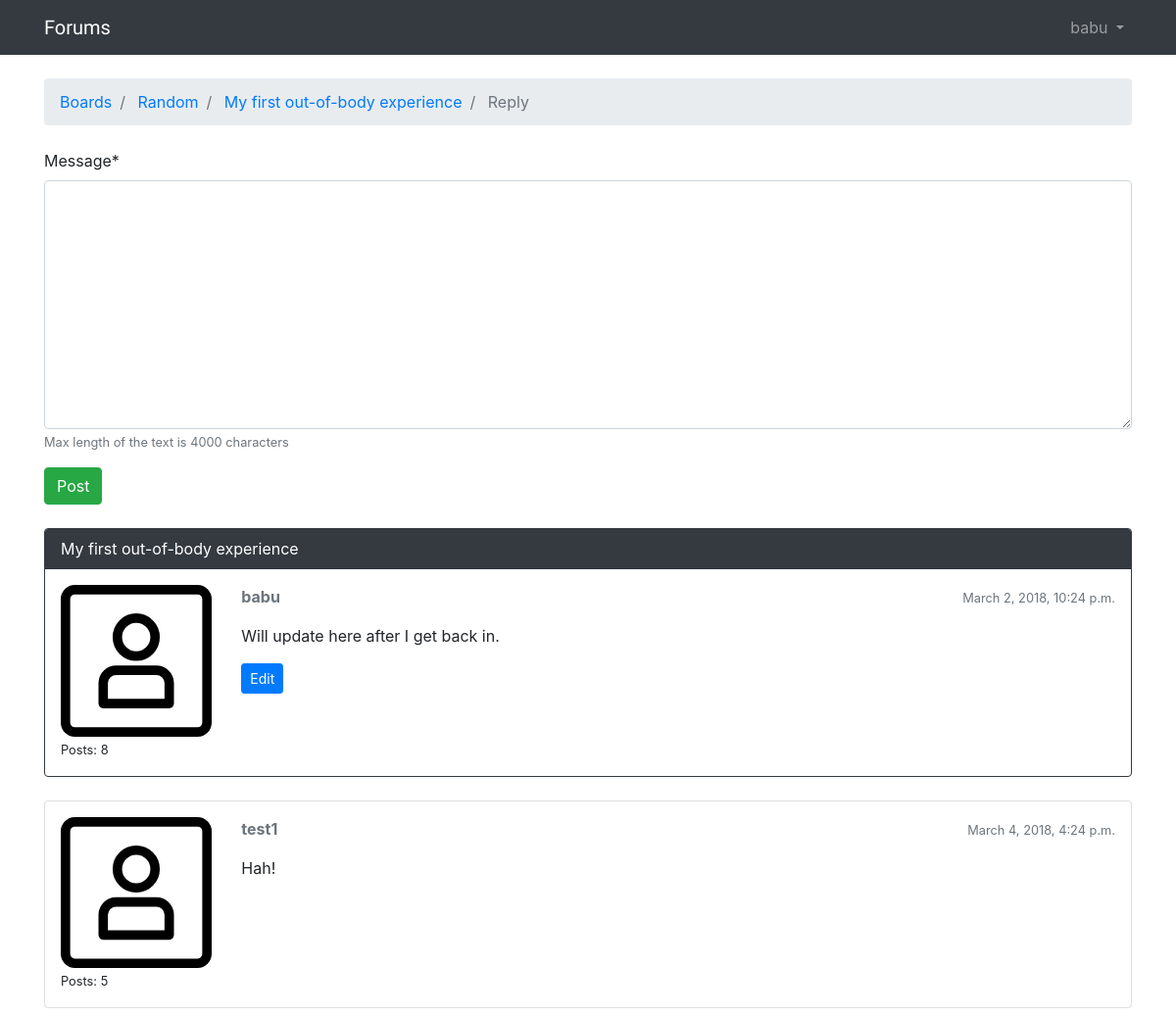
/boards/3/6/reply/ (signed in), run on an earlier commit of the app's database.
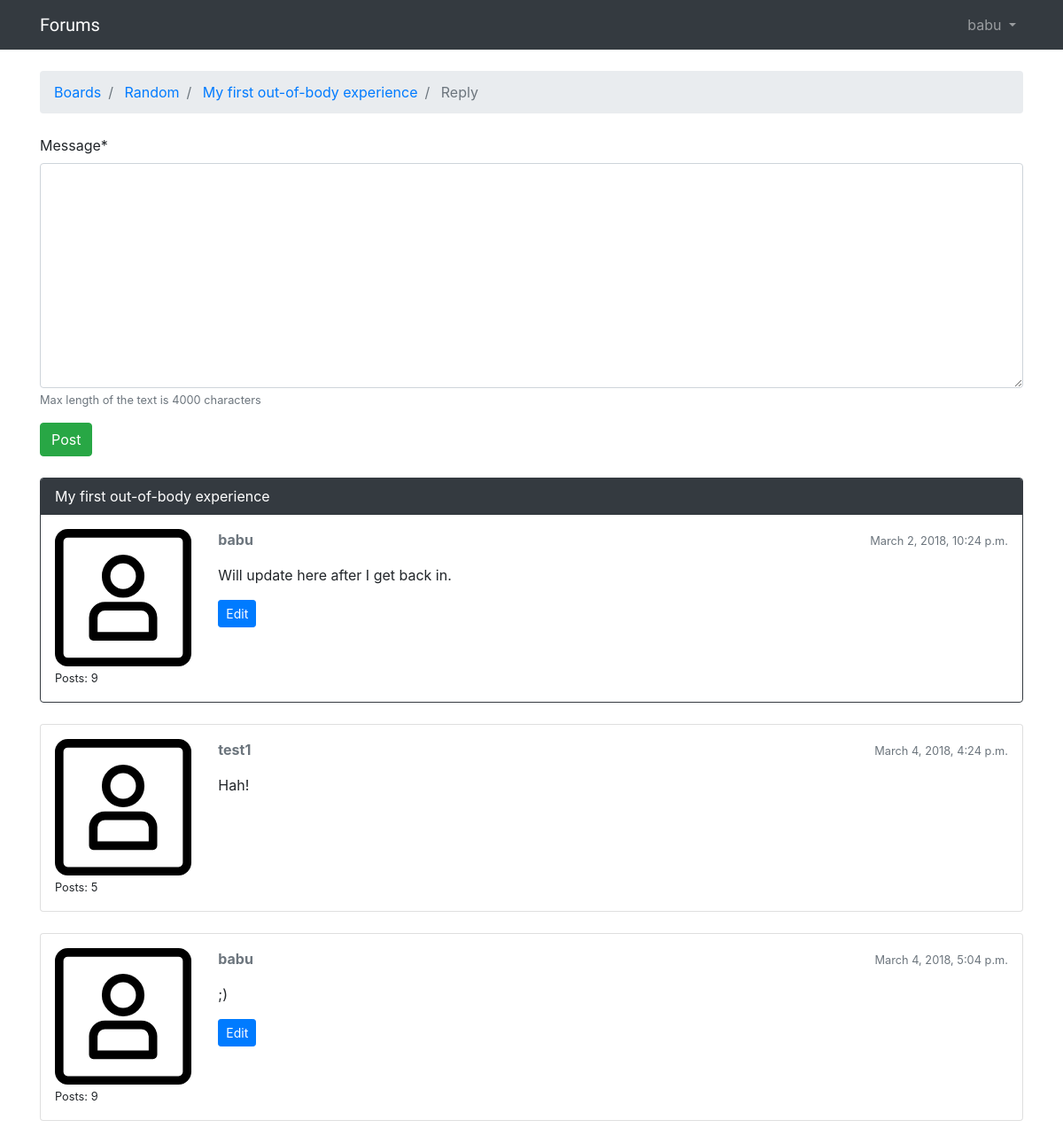
And on a later commit of the database.
### users/models.py (models this page shows)
class CustomUser(AbstractUser):
    objects = CustomUserManager()

### forums/models.py (models this page shows, shortened)
class Topic(models.Model):
    subject = models.CharField(max_length=256)
    last_updated = models.DateTimeField(auto_now_add=True)
    board = models.ForeignKey(
        Board,
        on_delete=models.CASCADE,
        related_name='topics',
    )
    starter = models.ForeignKey(
        settings.AUTH_USER_MODEL,
        on_delete=models.CASCADE,
        related_name='topics',
    )
    views = models.PositiveIntegerField(default=0)
    def get_absolute_url(self):
        return reverse('topic_posts', kwargs={
            'pk': self.board.pk,
            'topic_pk': self.pk
        })

class Board(models.Model):
    name = models.CharField(max_length=30, unique=True)
    description = models.CharField(max_length=100)

class Post(models.Model):
    message = models.TextField(max_length=4000)
    topic = models.ForeignKey(
        Topic,
        on_delete=models.CASCADE,
        related_name='posts',
    )
    created_at = models.DateTimeField(auto_now_add=True)
    updated_at = models.DateTimeField(null=True)
    created_by = models.ForeignKey(
        settings.AUTH_USER_MODEL,
        on_delete=models.CASCADE,
        related_name='posts',
    )
    updated_by = models.ForeignKey(
        settings.AUTH_USER_MODEL,
        on_delete=models.CASCADE,
        null=True,
        related_name='+',
    )

### forums/views.py (the view)
# urls.py: path('boards/<int:pk>/<int:topic_pk>/reply/', views.reply_topic, name='reply_topic'),
@login_required
def reply_topic(request, pk, topic_pk):
    topic = get_object_or_404(Topic, board__pk=pk, pk=topic_pk)
    if request.method == 'POST':
        form = PostForm(request.POST)
        if form.is_valid():
            post = form.save(commit=False)
            post.topic = topic
            post.created_by = request.user
            post.save()
            return redirect('topic_posts', pk=pk, topic_pk=topic_pk)
    else:
        form = PostForm()
    context = {'topic': topic, 'form': form}
    return render(request, 'reply_topic.html', context)

### forums/forms.py
class PostForm(forms.ModelForm):
    class Meta:
        model = Post
        fields = ['message', ]
        help_texts = {'message': 'Max length of the text is 4000 characters'}

### templates/reply_topic.html (shortened to what this page needs)
{% extends 'base.html' %}
{% block breadcrumb %}
<li class="breadcrumb-item">
    <a href="{% url 'home' %}">Boards</a>
</li>
<li class="breadcrumb-item">
    <a href="{% url 'board_topics' topic.board.pk %}">
        {{ topic.board.name }}
    </a>
</li>
<li class="breadcrumb-item">
    <a href="{{ topic.get_absolute_url }}">
        {{ topic.subject }}
    </a>
</li>
<li class="breadcrumb-item active">
    Reply
</li>
{% endblock %}
{% block content %}
{% load crispy_forms_tags %}
<form method="post" novalidate>
    {{ form|crispy }}
    <button type="submit" class="btn btn-success">Post</button>
</form>
{% include 'includes/all_topic_posts.html' %}
{% endblock %}

### templates/base.html (shortened to what this page needs)
<!doctype html>
<html lang="en">
<head>
    <link rel="stylesheet" href="https://maxcdn.bootstrapcdn.com/bootstrap/4.0.0/css/bootstrap.min.css"
>
    {% load static %}
    <link rel="stylesheet" href="{% static 'css/base.css' %}">
</head>
<body>
{% block body %}
<nav class="navbar navbar-expand-sm navbar-dark bg-dark">
    <div class="container">
        <a class="navbar-brand" href="{% url 'home' %}">
            Forums
        </a>
        <div class="collapse navbar-collapse" id="navbarSupportedContent">
            {% if user.is_authenticated %}
                <ul class="navbar-nav ml-auto">
                    <li class="nav-item dropdown">
                        <a class="nav-link dropdown-toggle" href="" id="userMenu" role="button"
                           data-toggle="dropdown" aria-haspopup="true" aria-expanded="false">
                            {{ user.username }}
                        </a>
                    </li>
                </ul>
            {% else %}
                <form class="form-inline ml-auto">
                    <a class="btn btn-outline-primary" href="{% url 'login' %}">Login</a>
                    <a class="btn btn-primary ml-2" href="{% url 'signup' %}">Signup</a>
                </form>
            {% endif %}
        </div>
    </div>
</nav>
<div class="container">
    <ol class="breadcrumb my-4">
        {% block breadcrumb %}
        {% endblock %}
    </ol>
    {% block content %}
    {% endblock %}
</div>
{% endblock body %}
</body>
</html>

### templates/includes/all_topic_posts.html
{% load static %}
{% for post in topic.posts.all %}
<div class="card mb-2 mt-4 {% if forloop.first %}border-dark{% endif %}">
    {% if forloop.first %}
        <div class="card-header text-white bg-dark py-2 px-3">
            {{ topic.subject }}
        </div>
    {% endif %}
    <div class="card-body p-3">
        <div class="row">
            <div class="col-2">
                <img src="{% static 'img/avatar.svg' %}" alt="{{ post.created_by.username }}" class="w-100">
                <small>Posts: {{ post.created_by.posts.count }}</small>
            </div>
            <div class="col-10">
                <div class="row mb-3">
                    <div class="col-6">
                        <strong class="text-muted">{{ post.created_by.username }}</strong>
                    </div>
                    <div class="col-6 text-right">
                        <small class="text-muted">{{ post.created_at }}</small>
                    </div>
                </div>
                <p>{{ post.message }}</p>
                {% if post.created_by == user %}
                    <div class="mt-3">
                        <a href="#" class="btn btn-primary btn-sm" role="button">
                            Edit
                        </a>
                    </div>
                {% endif %}
            </div>
        </div>
    </div>
</div>
{% endfor %}

### static/css/base.css (style rules this page uses)
.navbar-brand { font-family: 'Rock Salt', cursive; }

What changed in the data, as far as the page shows it:
computed for Post "Will update here after I get back in.": created_by.posts.count "8" → "9"
added Post: created_by.posts.count "9", created_by.username "babu", created_at "March 4, 2018, 5:04 p.m.", message ";)", shows "Edit"
